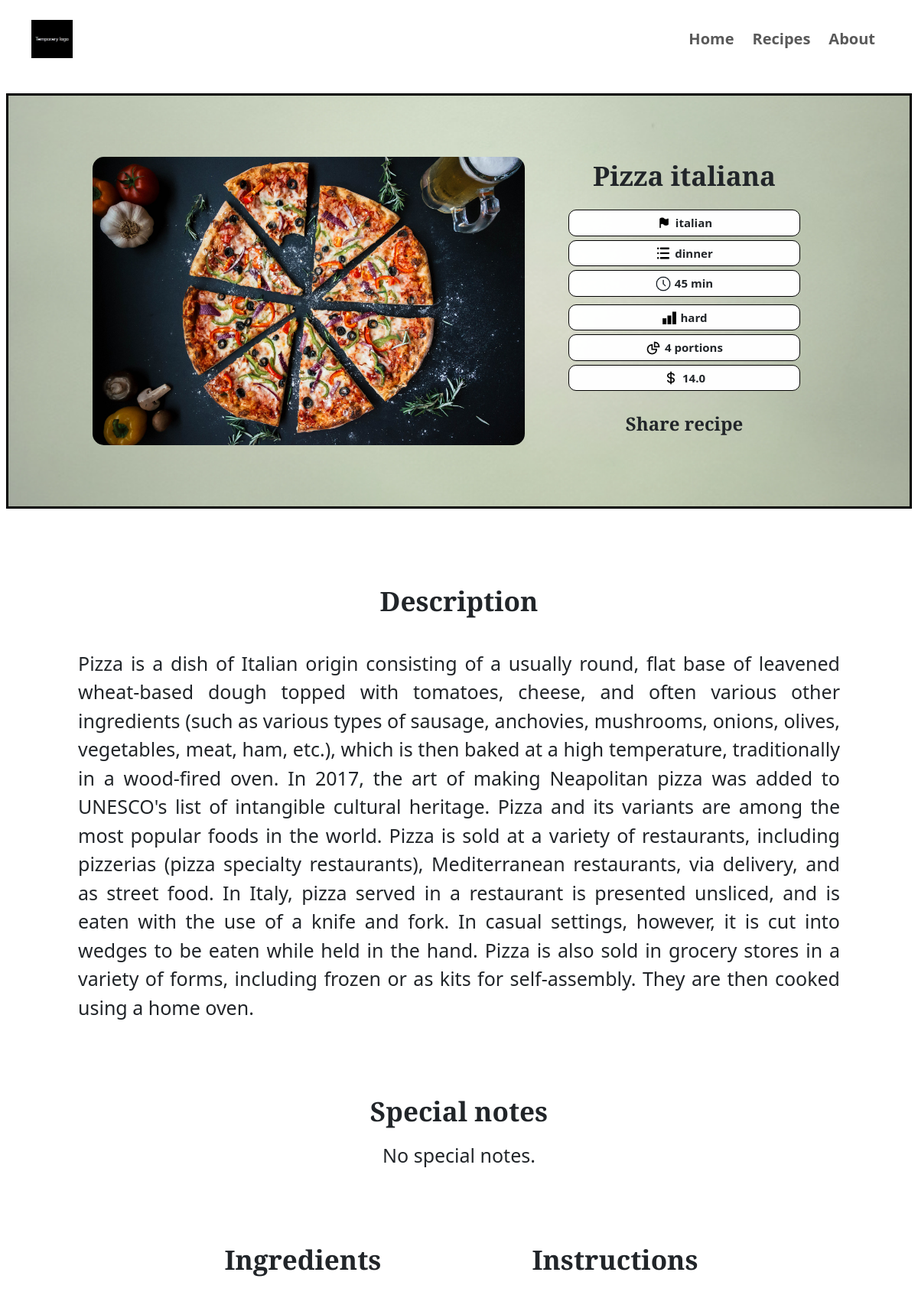
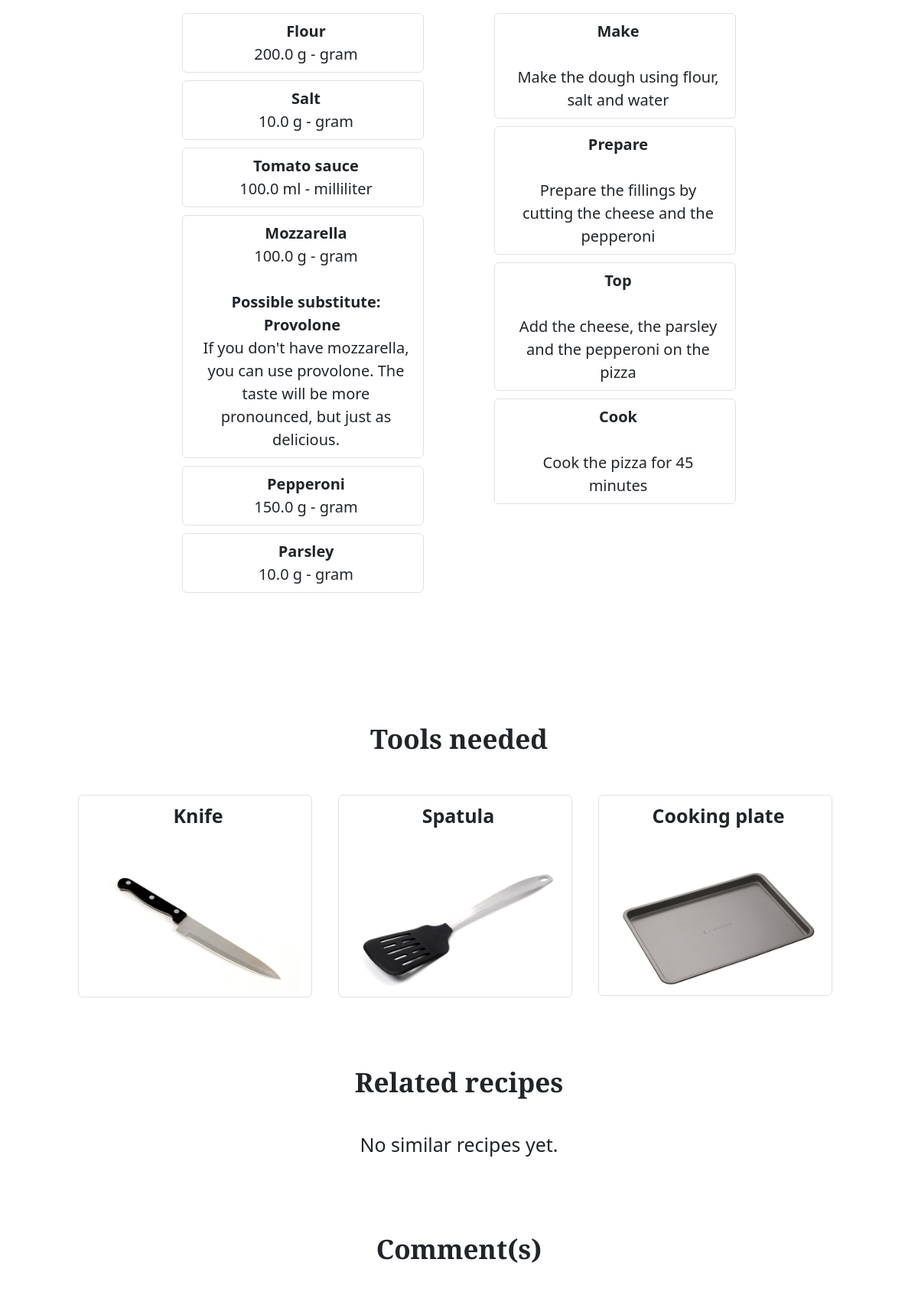
/recipes-detail-unsigned-users/4 (upper part), run on the app's committed database (2 pictures, top to bottom).
### recipes/models.py (models this page shows, shortened)
class Recipe(models.Model):
    recipe_name = models.CharField(max_length=50)
    user = models.ForeignKey(User, on_delete=models.CASCADE, null=True, blank=True)
    is_public = models.BooleanField(default=False)
    description = models.TextField(blank=True, help_text="This field is optional")
    special_note = models.TextField(blank=True, help_text="This field is optional")
    cooking_time = models.IntegerField(help_text="Indicates in minutes")
    number_of_portions = models.IntegerField(default=4, help_text="Indicates how many servings this recipe is for")
    recipe_estimated_cost = models.FloatField(default=10, help_text="Estimated total cost in dollar $")
    origin_country = models.CharField(max_length=50, choices=country_choices, default="other", help_text="Select the country associated with this recipe")
    recipe_category = models.CharField(max_length=100, choices=category_choices, default="other", help_text="Select the category associated to this recipe",)
    creation_date = models.DateField(auto_now_add=True)
    pic = models.ImageField(upload_to="recipes", default="no_picture.jpg")
    def calculate_difficulty(self):
        ingredient_count = self.recipe_ingredients.count()
        if self.cooking_time < 10 and ingredient_count < 4:
            return "easy"
        elif self.cooking_time < 10 and ingredient_count >= 4:
            return "medium"
        elif self.cooking_time >= 10 and ingredient_count < 4:
            return "intermediate"
        elif self.cooking_time >= 10 and ingredient_count >= 4:
            return "hard"
    @property
    def difficulty(self):
        return self.calculate_difficulty()

class RecipeIngredients(models.Model):
    recipe = models.ForeignKey(Recipe, on_delete=models.CASCADE, related_name="recipe_ingredients")
    ingredient_name = models.CharField(max_length=100)
    quantity = models.FloatField(default="")
    unit_of_measurement = models.CharField(max_length=20, choices=unit_measure_choices)
    possible_substitute = models.CharField(max_length=100, blank=True, help_text="Optional - Indicate here which ingredient could replace the one mentionned if not available")
    substitue_special_note = models.CharField(max_length=300, blank=True, help_text="This field is optional")
    class Meta:
        verbose_name = "Recipe ingredient"
        verbose_name_plural = "Recipe Ingredient"

class RecipeCookingInstructions(models.Model):
    recipe = models.ForeignKey(Recipe, on_delete=models.CASCADE, related_name="recipe_instructions")
    step_name = models.CharField(max_length=100)
    step_instruction = models.CharField(max_length=500)
    class Meta:
        verbose_name = "Recipe cooking instruction"
        verbose_name_plural = "Recipe cooking instruction"

class RecipeToolsNeeded(models.Model):
    recipe = models.ForeignKey(Recipe, on_delete=models.CASCADE, related_name="recipe_tools")
    cooking_tool_name = models.CharField(max_length=100)
    cooking_tool_pic = models.ImageField(upload_to="cooking_tools", default="no_picture.jpg")
    class Meta:
        verbose_name = "Recipe required tool"
        verbose_name_plural = "Recipe required tool"

### recipes/views.py (the view)
# urls.py: path('recipes-detail-unsigned-users/<pk>', unsigned_user_redirect_recipes_detailed_page, name='recipes_detail_unsigned_users'),
def unsigned_user_redirect_recipes_detailed_page(request, pk):
    view = RecipeDetailViewUnsignedUsers.as_view()
    return view(request, pk=pk)

### recipes/templates/recipes/unsigned_users_recipes_details.html (shortened to what this page needs)
{% load static %}
<!doctype html>
<html lang="en">
<head>
    <link rel="stylesheet" type="text/css" href="{% static 'recipes/css/style.css' %}">
    <link href="https://cdn.jsdelivr.net/npm/bootstrap@5.3.2/dist/css/bootstrap.min.css" rel="stylesheet"
>
</head>
<main>
    <header id="topsection">
        <div class="header-display">
            <nav class="navbar navbar-expand-md navbar-light nav justify-content-end">
                <div class="logo-container">
                    <img src="../../../media/temporary-logo.jpg" alt="ac-logo" class="logo-image">
                </div>
                <div class="collapse navbar-collapse nav justify-content-end" id="navbarNav">
                    <ul class="navbar-nav">
                        <li class="nav-item active">
                            <a class="nav-link" href="{% url 'recipes:home' %}">Home</a>
                        </li>
                        <li class="nav-item">
                            <a class="nav-link" href="{% url 'recipes:recipes_list_unsigned_users' %}">Recipes</a>
                        </li>
                        <li class="nav-item">
                            <a class="nav-link" href="#projects-section">About</a>
                        </li>
                    </ul>
                </div>
            </nav>
        </div>
    </header>
    <body>
        <div class="detailed-page-recipe-intro-padding">
            <div
                class="row basic-recipe-info-section text-center align-items-center detailed-page-recipe-intro-background">
                <div class="col-xl-6 col-lg-10 col-md-10 col-sm-10 col-12">
                    <img src="{{ object.pic.url }}" class="img-fluid detailed-page-image" alt="recipe-image" />
                </div>
                <div class="col-xl-4 col-lg-10 col-md-10 col-sm-10 col-12">
                    <div class="row text-center">
                        <div class="col-12">
                            <h1 class="detailed-recipe-titles">{{ object.recipe_name }}</h1>
                        </div>
                    </div>
                    <div class="row text-center recipe-icon-centered">
                        <div class="col-xl-10 col-lg-6 col-md-6 col-sm-10 col-12">
                            <div class="recipe-icon-text">
                                <img src="../../../media/flag-icon.png" class="detailed-page-icon"
                                    alt="flag-icon"><span>{{ object.origin_country }}</span>
                            </div>
                            <div class="recipe-icon-text">
                                <img src="../../../media/category-icon.png" class="detailed-page-icon"
                                    alt="category-icon"><span>{{ object.recipe_category }}</span>
                            </div>
                            <div class="recipe-icon-text">
                                <img src="../../../media/cooking-time-icon.png" class="detailed-page-icon"
                                    alt="cooking-time-icon"><span>{{ object.cooking_time }} min</span>
                            </div>
                        </div>
                        <div class="col-xl-10 col-lg-6 col-md-6 col-sm-10 col-12">
                            <div class="recipe-icon-text">
                                <img src="../../../media/difficulty-icon.png" class="detailed-page-icon"
                                    alt="difficulty-icon"><span>{{ object.difficulty }}</span>
                            </div>
                            <div class="recipe-icon-text">
                                <img src="../../../media/number-portion-icon.png" class="detailed-page-icon"
                                    alt="number-portion-icon"><span>{{ object.number_of_portions }} portions</span>
                            </div>
                            <div class="recipe-icon-text">
                                <img src="../../../media/dollar-icon.png" class="detailed-page-icon"
                                    alt="dollar-icon"><span>{{ object.recipe_estimated_cost }}</span>
                            </div>
                        </div>
                    </div>
                    <br>
                    <div class="row">
                        <div class="col-12">
                            <h4 class="detailed-page-share-text">Share recipe</h4>
                        </div>
                    </div>
                    <div class="row">
                    </div>
                </div>
            </div>
        </div>
        <div class="row detailed-page-section-bottom-margin">
            <div class="col-xl-1 col-lg-1 col-md-1 col-sm-1 col-1">
            </div>
            <div class="col-xl-10 col-lg-10 col-md-10 col-sm-10 col-10">
                <h1 class="text-center detailed-recipe-titles unsigned-users-detailed-page-description-title">Description</h1>
                <br>
                <p class="detailed-page-text-content">{{ object.description }}</p>
            </div>
            <div class="col-xl-1 col-lg-1 col-md-1 col-sm-1 col-1">
            </div>
        </div>
        <div class="row detailed-page-section-bottom-margin">
            <div class="col-xl-1 col-lg-1 col-md-1 col-sm-1 col-1">
            </div>
            <div class="col-xl-10 col-lg-10 col-md-10 col-sm-10 col-10">
                <h1 class="text-center detailed-recipe-titles">Special notes</h1>
                {% if object.special_note %}
                <br>
                <p class="detailed-page-text-content">{{ object.special_note }}</p>
                {% else %}
                <p class="detailed-page-text-content text-center">No special notes.</p>
                {% endif %}
            </div>
            <div class="col-xl-1 col-lg-1 col-md-1 col-sm-1 col-1">
            </div>
        </div>
        <div class="row text-center ingredients-instructions-section detailed-page-section-bottom-margin">
            <div class="col-xl-2">
            </div>
            <div class="col-xl-4 col-lg-10 col-md-10 col-sm-10 col-xs-10 detailed-page-section-bottom-margin">
                <h1 class="text-center detailed-recipe-titles">Ingredients</h1>
                <br>
                {% for ingredient in object.recipe_ingredients.all %}
                <div class="row ingredients-instructions-section-padding">
                    <div class="col-xl-1">
                    </div>
                    <div class="col-xl-10">
                        <ol class="list-group">
                            <li
                                class="list-group-item justify-content-between align-items-start ingredient-list-margin-font-size">
                                <div class="ms-2 me-auto">
                                    <div class="fw-bold">
                                        {{ ingredient.ingredient_name }}
                                    </div>
                                    <div>
                                        <span>{{ ingredient.quantity }}</span>
                                        <span>{{ ingredient.unit_of_measurement }}</span>
                                    </div>
                                    <div>
                                        {% if ingredient.possible_substitute %}
                                        <br>
                                        <span class="ingredient-fields">Possible substitute: {{ ingredient.possible_substitute }}</span> <br>
                                        {% endif %}
                                        <span>{{ ingredient.substitue_special_note }}</span>
                                    </div>
                                </div>
                            </li>
                        </ol>
                    </div>
                    <div class="col-xl-1">
                    </div>
                </div>
                {% endfor %}
            </div>
            <div class="col-xl-4 col-lg-10 col-md-10 col-sm-10 col-xs-10">
                <h1 class="text-center detailed-recipe-titles instructions-section">Instructions</h1>
                <br>
                {% for instructions in object.recipe_instructions.all %}
                <div class="row instructions-section-bottom-margin ingredients-instructions-section-padding">
                    <div class="col-xl-1">
                    </div>
                    <div class="col-xl-10">
                        <ol class="list-group">
                            <li
                                class="list-group-item justify-content-between align-items-start instruction-list-margin-font-size">
                                <div class="ms-2 me-auto">
                                    <div class="fw-bold">{{ instructions.step_name }}</div>
                                    <br>
                                    <span>{{ instructions.step_instruction }}</span>
                                </div>
                            </li>
                        </ol>
                    </div>
                    <div class="col-xl-1">
                    </div>
                </div>
                {% endfor %}
            </div>
            <div class="col-xl-2">
            </div>
        </div>
        <div class="row detailed-page-section-bottom-margin">
            <div class="col-xl-1 col-lg-1 col-md-2 col-sm-2 col-1">
            </div>
            <div class="col-xl-10 col-lg-10 col-md-8 col-sm-8 col-10">
                <h1 class="text-center detailed-recipe-titles instructions-section">Tools needed</h1>
                <br>
                <div class="row">
                    {% for tool in object.recipe_tools.all %}
                    <div class="col-xl-4 col-lg-6 col-md-6">
                        <ol class="list-group cooking-tools-padding">
                            <li
                                class="list-group-item justify-content-between align-items-start instruction-list-margin">
                                <div class="ms-2 me-auto">
                                    <div class="fw-bold text detailed-page-text-content text-center">{{ tool.cooking_tool_name }}</div>
                                    <br>
                                    <br>
                                    <img src="{{ tool.cooking_tool_pic.url }}" class="img-fluid" alt="recipe-image" />
                                </div>
                            </li>
                        </ol>
                    </div>
                    {% endfor %}
                </div>
            </div>
            <div class="col-xl-1 col-lg-1 col-md-2 col-sm-2 col-1">
            </div>
        </div>
        <div class="row detailed-page-section-bottom-margin">
            <div class="col-xl-2 col-lg-1 col-md-2 col-sm-2 col-1">
            </div>
            <div class="col-xl-8 col-lg-10 col-md-8 col-sm-8 col-10">
                <h1 class="text-center detailed-recipe-titles instructions-section">Related recipes</h1>
                <br>
                {% if object.recipe_complementary.all|length > 0 %}
                <div class="row">
                    {% for recipe in object.recipe_complementary.all %}
                    <div class="col-xl-4 col-lg-6 col-sm-12 card-general-padding">
                        <div class="card text-bg-dark">
                            <img src="{{ recipe.similar_recipe_pic.url }}" class="img-fluid" alt="recipe-image">
                            <div class="card-img-overlay">
                                <div class="card-text">
                                    <div>
                                        {% if '/recipes-detail-unsigned-users/' in request.path %}
                                        <a href="{{ recipe.complementary_recipe_link_unsigned_users }}"><h5 class="detailed-page-similar-recipe-card-title">{{ recipe.complementary_recipe_name }}</h5></a>
                                        {% elif '/recipes-detail-signed-users/' in request.path %}
                                        <a href="{{ recipe.complementary_recipe_link_signed_users }}"><h5 class="detailed-page-similar-recipe-card-title">{{ recipe.complementary_recipe_name }}</h5></a>
                                        {% endif %}
                                    </div>
                                </div>
                            </div>
                        </div>
                    </div>
                    {% endfor %}
                </div>
                {% else %}
                <p class="detailed-page-text-content text-center">No similar recipes yet.</p>
                {% endif %}
            </div>
            <div class="col-xl-2 col-lg-1 col-md-2 col-sm-2 col-1">
            </div>
        </div>
        <div class="row">
            <div class="col-xl-2 col-lg-2 col-md-1 col-sm-1 col-1">
            </div>
            <div class="col-xl-8 col-lg-8 col-md-10 col-sm-10 col-10">
                <h1 class="text-center detailed-recipe-titles">Comment(s)</h1>
                <br>
            </div>
            <div class="col-xl-2 col-lg-2 col-md-1 col-sm-1 col-1">
            </div>
        </div>
    </body>
</main>
</html>

### data on the page
Recipe: pic (picture), recipe_name "Pizza italiana", origin_country "italian", recipe_category "dinner", cooking_time "45", difficulty "hard", number_of_portions "4", recipe_estimated_cost "14.0", description "Pizza is a dish of Italian origin consisting of a usually round, flat base of leavened wheat-based dough topped with tomatoes, cheese, and often various other ingredients (such as various types of sausage, anchovies, mushrooms, onions, olives, vegetables, meat, ham, etc.), which is then baked at a high temperature, traditionally in a wood-fired oven. In 2017, the art of making Neapolitan pizza was added to UNESCO's list of intangible cultural heritage. Pizza and its variants are among the most popular foods in the world. Pizza is sold at a variety of restaurants, including pizzerias (pizza specialty restaurants), Mediterranean restaurants, via delivery, and as street food. In Italy, pizza…"
RecipeIngredients: ingredient_name "Flour", quantity "200.0", unit_of_measurement "g - gram"
RecipeIngredients: ingredient_name "Salt", quantity "10.0", unit_of_measurement "g - gram"
RecipeIngredients: ingredient_name "Tomato sauce", quantity "100.0", unit_of_measurement "ml - milliliter"
RecipeIngredients: ingredient_name "Mozzarella", quantity "100.0", unit_of_measurement "g - gram", possible_substitute "Provolone", substitue_special_note "If you don't have mozzarella, you can use provolone. The taste will be more pronounced, but just as delicious."
RecipeIngredients: ingredient_name "Pepperoni", quantity "150.0", unit_of_measurement "g - gram"
RecipeIngredients: ingredient_name "Parsley", quantity "10.0", unit_of_measurement "g - gram"
RecipeCookingInstructions: step_name "Make", step_instruction "Make the dough using flour, salt and water"
RecipeCookingInstructions: step_name "Prepare", step_instruction "Prepare the fillings by cutting the cheese and the pepperoni"
RecipeCookingInstructions: step_name "Top", step_instruction "Add the cheese, the parsley and the pepperoni on the pizza"
RecipeCookingInstructions: step_name "Cook", step_instruction "Cook the pizza for 45 minutes"
RecipeToolsNeeded: cooking_tool_name "Knife", cooking_tool_pic (picture)
RecipeToolsNeeded: cooking_tool_name "Spatula", cooking_tool_pic (picture)
RecipeToolsNeeded: cooking_tool_name "Cooking plate", cooking_tool_pic (picture)
